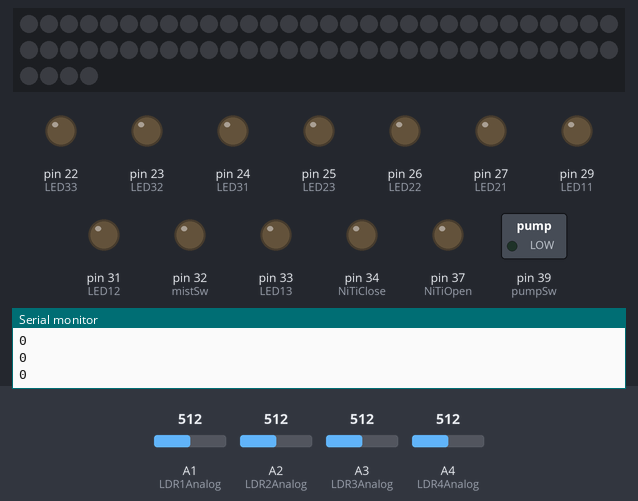
Bench run of a sketch on a simulated Arduino Mega 2560, built with avr-gcc and run on an emulated ATmega2560. Parts: 64 RGB LEDs in strip order, left to right, continuing on the next row, switched loads named in the sketch (green lamp = pin HIGH), output pins drawn as LEDs (lit = HIGH), the last lines printed to the serial monitor. The test bench sets the inputs (shaded band); at power-on: A1 (LDR1Analog) = 512, A3 (LDR3Analog) = 512, A2 (LDR2Analog) = 512, A4 (LDR4Analog) = 512. Dim RGB values are drawn brighter than linear.

Above: at 2.2 s.
2.3 s: A1 (LDR1Analog) set to 496
4.2 s: A1 (LDR1Analog) set to 474
7.2 s: A1 (LDR1Analog) set to 716
9.4 s: A3 (LDR3Analog) set to 306
12.4 s: A3 (LDR3Analog) set to 716
14.3 s: A2 (LDR2Analog) set to 306
At 28.08 s:
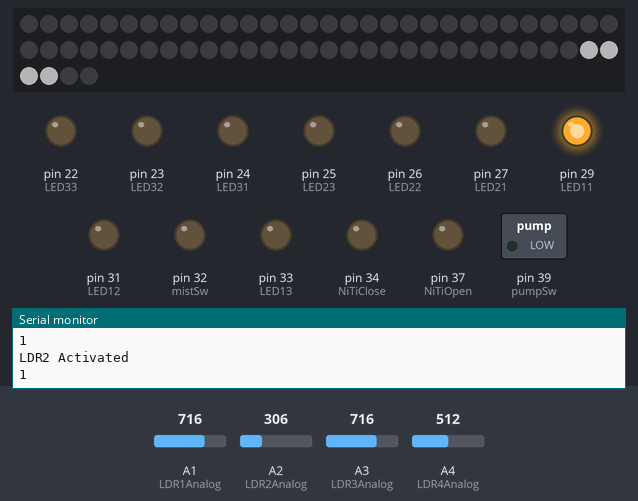
Timing chart, 0 to 29.6 s (numbered marks = the images above; inputs shaded):
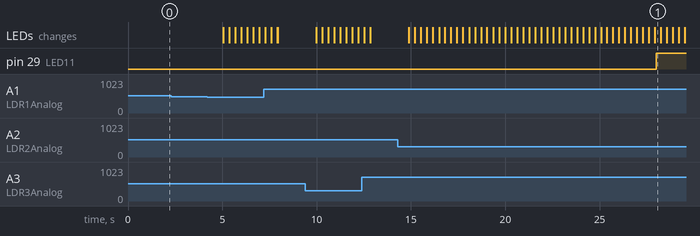

The sketch:

Plant.ino
```cpp
#include <FastLED.h>

// pin Numbers can be changed

#define LDR1Analog A1
#define LDR2Analog A2
#define LDR3Analog A3
#define LDR4Analog A4

#define LED_PIN     46
#define NUM_LEDS    64
#define LED_TYPE    WS2813
#define COLOR_ORDER GRB
#define BRIGHTNESS  64

//LEAF 1
#define LED11 29
#define LED12 31
#define LED13 33

//LEAF 2
#define LED21 27
#define LED22 26
#define LED23 25

//LEAF 3
#define LED31 24
#define LED32 23
#define LED33 22

// pump switch pin
#define pumpSw 39
// mist switch pin
#define mistSw 32

#define NiTiOpen 37
#define NiTiClose 34

int LDR1;
int LDR2;
int LDR3;
int LDR4;

int LDR1Init;
int LDR2Init;
int LDR3Init;
int LDR4Init;

//CRGB leds[NUM_LEDS];

bool energyIncreasing;
byte numActiveLDR;
unsigned long energyTimer = 0; // Records time since last change of energy
int energyTimeStep = 1000; // 1s for each step;
int energyCount = 0; // a counter for energy
int i;
unsigned long flowerTimer = 0; // Records time since flower was activated
bool flowerActive = false; // Save the state of the flower active/non-active
int flowerTimeStep = 25000; // Time for mist
int flowerPHTimeStep = 5000; // Petals Heating time

CRGB leds[NUM_LEDS];

void setup() {

  Serial.begin(9600);

  delay(1000);
  LEDS.addLeds<LED_TYPE, LED_PIN, COLOR_ORDER>(leds, NUM_LEDS);
  FastLED.setBrightness(BRIGHTNESS);

  pinMode(LED11, OUTPUT);
  pinMode(LED12, OUTPUT);
  pinMode(LED13, OUTPUT);

  pinMode(LED21, OUTPUT);
  pinMode(LED22, OUTPUT);
  pinMode(LED23, OUTPUT);

  pinMode(LED31, OUTPUT);
  pinMode(LED32, OUTPUT);
  pinMode(LED33, OUTPUT);

  pinMode(pumpSw, OUTPUT);
  pinMode(mistSw, OUTPUT);

  pinMode(NiTiOpen, OUTPUT);
  pinMode(NiTiClose, OUTPUT);

  // Base values for all LDRs to be compared to
  LDR1Init = analogRead(LDR1Analog);
  LDR2Init = analogRead(LDR2Analog);
  LDR3Init = analogRead(LDR3Analog);
  LDR4Init = analogRead(LDR4Analog);

  Serial.print("LDR1Init = ");
  Serial.print(LDR1Init);
  Serial.print(", LDR2Init = ");
  Serial.print(LDR2Init);
  Serial.print(", LDR3Init = ");
  Serial.print(LDR3Init);
  Serial.print(", LDR4Init = ");
  Serial.println(LDR4Init);

  energyTimer = millis();
}

void loop() {
  // Actual values of LDRs
  numActiveLDR = 0;
  LDR1 = analogRead(LDR1Analog);
  //Serial.println(LDR1);
  delay(1);
  LDR2 = analogRead(LDR2Analog);
  //Serial.println(LDR2);
  delay(1);
  LDR3 = analogRead(LDR3Analog);
  //Serial.println(LDR3);
  delay(1);
  LDR4 = analogRead(LDR4Analog);
  //Serial.println(LDR4);
  delay(1);
  //Serial.println('x');
  //Serial.println('x');


  if (-LDR1+LDR1Init > 30){
    numActiveLDR++;
    Serial.println("LDR1 Activated");

  }
  if (-LDR2+LDR2Init > 30){
    numActiveLDR++;
    Serial.println("LDR2 Activated");
  }
  if (-LDR3+LDR3Init > 30){
    numActiveLDR++;
    Serial.println("LDR3 Activated");
  }
  if (-LDR4+LDR4Init > 30){
    numActiveLDR++;
    Serial.println("LDR4 Activated");
  }

  if (millis()-energyTimer > energyTimeStep && !flowerActive){ // Checks if enough time has passed or if the flower is currently blossoming
    if (numActiveLDR == 1){
      energyCount++;
      energyIncreasing = true;
    } else if (numActiveLDR >= 2){
      energyCount+=3; // 3 times faster if with 2 Water Cans
      energyIncreasing = true;
    } else {
      energyCount-=3;
      energyIncreasing = false;
    }
    energyTimer = millis(); // update last step time;
  }

  if (energyCount < 0){
    energyCount = 0; // prevent the energy going negative
  }
  Serial.println(energyIncreasing);

  if (!flowerActive){
    setFiberOptics();
  } else {
    digitalWrite(LED11, HIGH);
    digitalWrite(LED12, HIGH);
    digitalWrite(LED13, HIGH);
    digitalWrite(LED21, HIGH);
    digitalWrite(LED22, HIGH);
    digitalWrite(LED23, HIGH);
    digitalWrite(LED31, HIGH);
    digitalWrite(LED32, HIGH);
    digitalWrite(LED33, HIGH);
  }

  if (energyIncreasing) {

    // move LED strip up

     for (i = 0; i < NUM_LEDS; i++) {
      leds[i - 4].setRGB(0, 0, 0);
      leds[i].setRGB(255, 255, 255);

      FastLED.show();

      delay(20);
    }
    FastLED.clear();

  } else if (!energyIncreasing && energyCount != 0){

    for(i=NUM_LEDS;i>0;i--){
      leds[i+4].setRGB(0,0,0);
      leds[i].setRGB(255,255,255);
      FastLED.show();
      delay(20);
    }
    FastLED.clear();

  }

  Serial.println(energyIncreasing);

  if (energyCount >= 90 && !flowerActive){
    energyCount = 0;
    flowerActive = true;
    flowerTimer = millis();
  }

  if (millis() - flowerTimer > flowerTimeStep && flowerActive){
    flowerActive = false; // when time runs out deactivate the flower
  }

  digitalWrite(pumpSw, LOW);
  digitalWrite(mistSw, LOW);
  digitalWrite(NiTiOpen, LOW);
  digitalWrite(NiTiClose, LOW);

  if (flowerActive){
    if (millis()-flowerTimer < flowerPHTimeStep){
      // open the circuit for wire heating for openining
      digitalWrite(NiTiOpen, HIGH);
    } else if (millis()-flowerTimer > flowerTimeStep - flowerPHTimeStep){
      // open the circuit for wire heating for closing
      digitalWrite(NiTiClose, HIGH);
    } else {
      // turn the pump on if niether opening nor closing
      digitalWrite(pumpSw, HIGH);
    }

    digitalWrite(mistSw, HIGH);
  }
}

void setFiberOptics(){

 if (energyCount >= 10) {
    digitalWrite(LED11, HIGH);
  } else {
    digitalWrite(LED11, LOW);
  }

 if (energyCount >= 20) {
    digitalWrite(LED12, HIGH);
  } else {
    digitalWrite(LED12, LOW);
  }

 if (energyCount >= 30) {
    digitalWrite(LED13, HIGH);
  } else {
    digitalWrite(LED13, LOW);
  }

 if (energyCount >= 40) {
    digitalWrite(LED21, HIGH);
  } else {
    digitalWrite(LED21, LOW);
  }

 if (energyCount >= 50) {
    digitalWrite(LED22, HIGH);
  } else {
    digitalWrite(LED22, LOW);
  }

 if (energyCount >= 60) {
    digitalWrite(LED23, HIGH);
  } else {
    digitalWrite(LED23, LOW);
  }

 if (energyCount >= 70) {
    digitalWrite(LED31, HIGH);
  } else {
    digitalWrite(LED31, LOW);
  }

 if (energyCount >= 80) {
    digitalWrite(LED32, HIGH);
  } else {
    digitalWrite(LED32, LOW);
  }

 if (energyCount >= 90) {
    digitalWrite(LED33, HIGH);
  } else {
    digitalWrite(LED33, LOW);
  }

}
```

Measured:
- after the input at 14.3 s, pin 29 (LED11): LOW → HIGH after 13.7 s; the LEDs: first change after 0.60 s (image 1 shows a later state)
